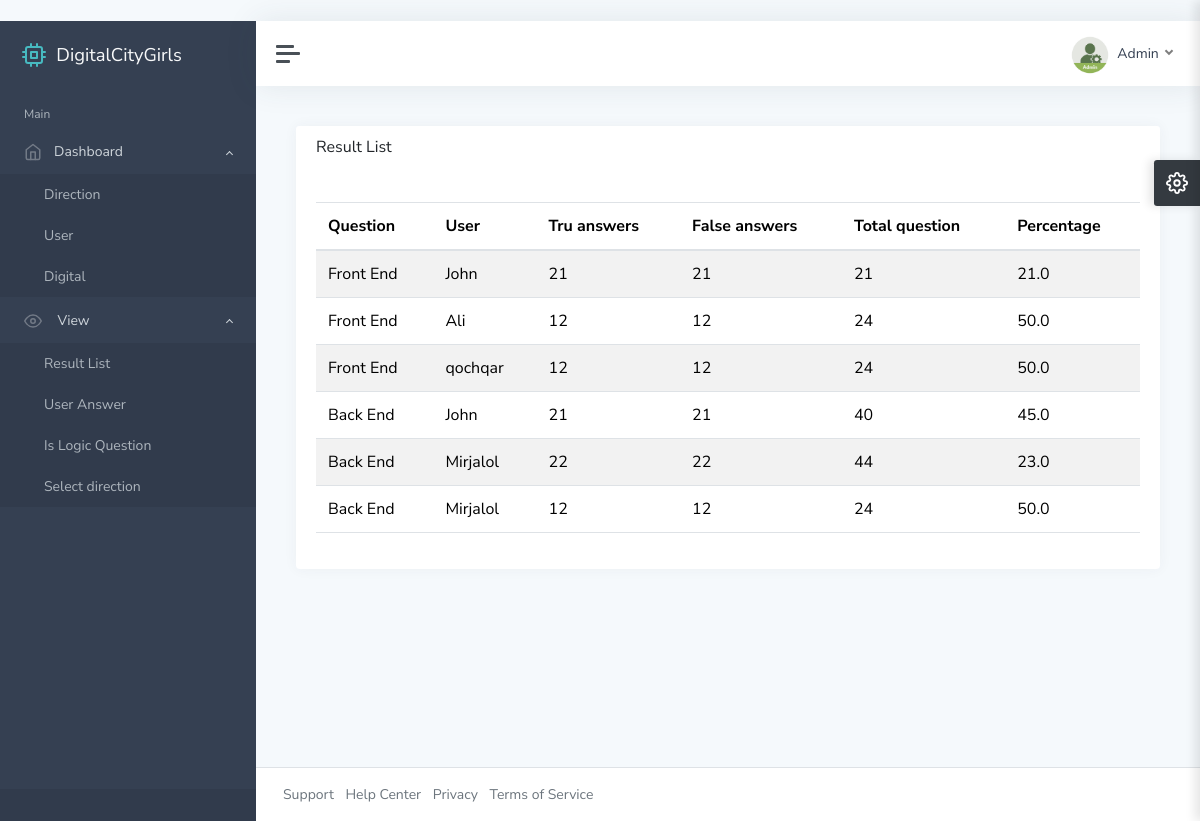
Page /ad/result-list/ (signed in) on the earlier database version.
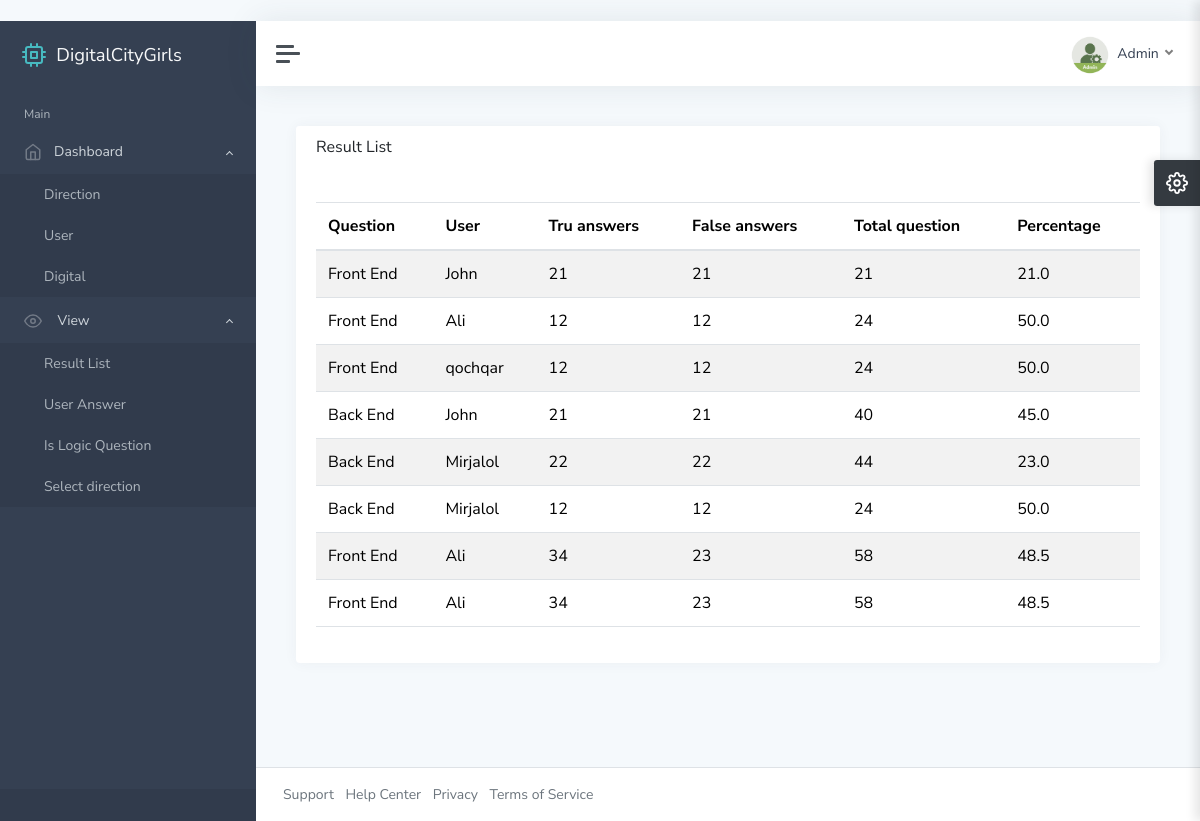
Same page on the later database version.
### main/models.py (models this page shows, shortened)
class Result(models.Model):
    question = models.ForeignKey(Direction, on_delete=models.CASCADE)
    user = models.ForeignKey(User, on_delete=models.CASCADE)
    tru_answers = models.IntegerField()
    false_answers = models.IntegerField()
    total_question = models.IntegerField()
    percentage = models.FloatField()

class Direction(models.Model):
    photo = models.ImageField()
    name = models.CharField(max_length=255)
    time = models.DurationField(default=0)
    question_count = models.PositiveIntegerField()
    is_logic = models.BooleanField(default=False)
    def __str__(self):
        return self.name

class User(models.Model):
    fullname = models.CharField(max_length=255)
    phone = models.PositiveIntegerField()
    direction = models.ForeignKey(Direction, on_delete=models.CASCADE)
    def __str__(self):
        return self.fullname

### adminstrator/views.py (the view)
# urls.py: path("result-list/", result_list_view, name='result-list'),
@login_required
def result_list_view(request):
    context = {
        "result": Result.objects.all(),
        "user": User.objects.all(),
        "question": Question.objects.all(),
    }
    return render(request, "result-list.html", context)

### template/result-list.html (shortened to what this page needs)
﻿{% extends 'base.html' %}
{% load static %}
{% block content %}
			<main class="content">
				<div class="container-fluid p-0">
					<div class="row">
						<div class="col-12 col-xl-12">
							<div class="card">
								<div class="card-header">
									<h5 class="card-title">Result List</h5>
								</div>
								<div class="card-body">
									<table id="datatables-basic" class="table table-striped" style="width:100%">
										<thead>
											<tr>
												<th>Question</th>
												<th>User</th>
												<th>Tru answers</th>
												<th>False answers</th>
												<th>Total question</th>
												<th>Percentage</th>
											</tr>
										</thead>
										<tbody>
										{% for i in result %}
											<tr>
												<td>{{ i.question}}</td>
												<td>{{ i.user }}</td>
												<td>{{ i.tru_answers }}</td>
												<td>{{ i.false_answers }}</td>
												<td>{{ i.total_question }}</td>
												<td>{{ i.percentage }}</td>
											</tr>
										{% endfor %}
										</tbody>
									</table>
								</div>
							</div>
						</div>
					</div>
				</div>
			</main>
{% endblock content %}

Differences in the rows shown:
added Result: question "Front End", user "Ali", tru_answers "34", false_answers "23", total_question "58", percentage "48.5"
added Result: question "Front End", user "Ali", tru_answers "34", false_answers "23", total_question "58", percentage "48.5"
